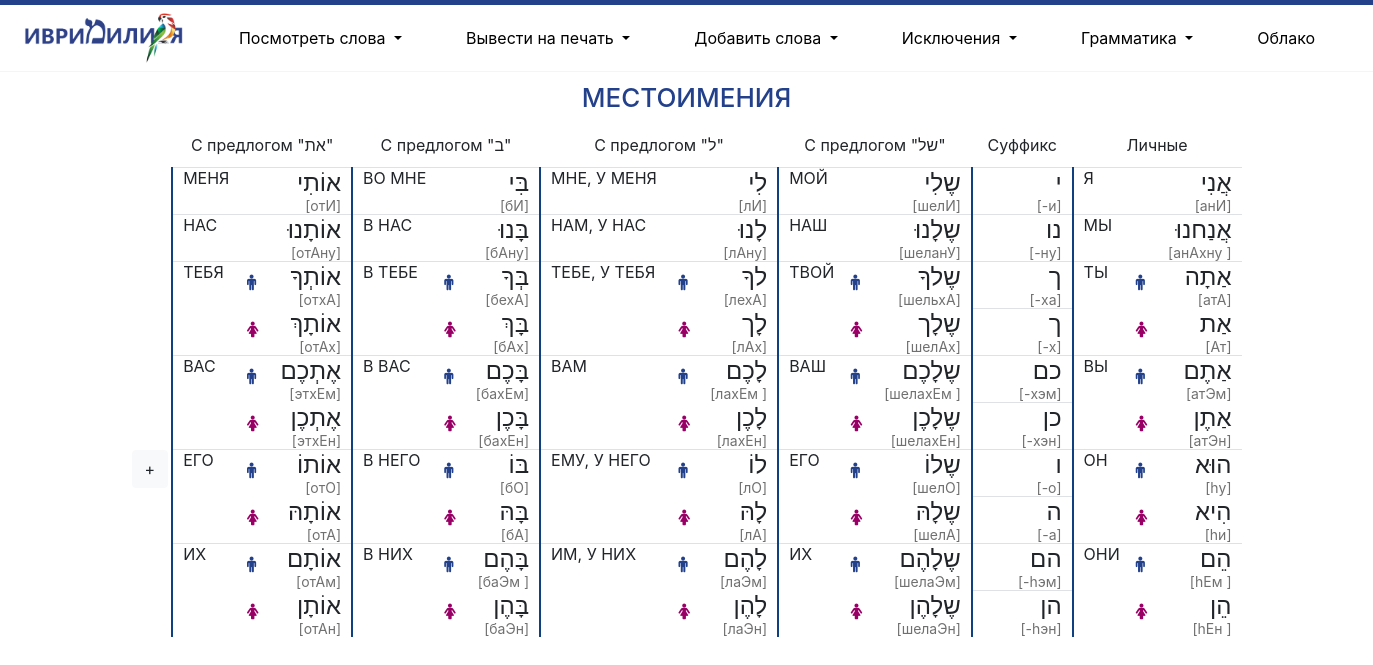
/pronouns/, run on the app's committed database.
### mycards/models.py (models this page shows, shortened)
class FormType(models.Model):
    name = models.CharField(max_length=25, verbose_name='Название')

class WordForm(models.Model):
    time = models.CharField(max_length=20, null=True, blank=True)
    gender = models.CharField(max_length=7, null=True, blank=True)
    number = models.CharField(max_length=13, null=True, blank=True)
    name = models.CharField(max_length=64, verbose_name='Название (для поиска)')
    vocal_name = models.CharField(max_length=64, verbose_name='Название с огласовками')
    exception = models.IntegerField(default=0)
    pronunciation = models.CharField(max_length=64, verbose_name='Произношение')
    translation = models.CharField(max_length=64, verbose_name='Перевод')
    word = models.ForeignKey(Word, on_delete=models.PROTECT, related_name='forms', verbose_name='Основная форма')
    example = models.TextField(null=True, blank=True)
    form_type = models.ForeignKey(FormType, on_delete=models.PROTECT, related_name='words', verbose_name='Тип формы', null=True)
    comment = models.TextField(null=True, blank=True)
    client = models.ManyToManyField(Client, through='ClientWordForm', related_name='words')

### mycards/views.py (the view)
# urls.py: path('pronouns/', views.pronouns, name='pronouns'),
def pronouns(request):
    pronouns = Word.objects.filter(type_id=12).order_by('id')
    pronouns_info = []
    for pronoun in pronouns:
        pronoun_info = dict()
        expressions_info = []
        pronoun_info['id'] = pronoun.pk
        forms_info = []
        for pronoun_form in pronoun.forms.all():
            form = dict()
            form['type'] = pronoun_form.form_type
            form['name'] = pronoun_form.vocal_name
            form['translation'] = pronoun_form.translation
            form['pronunciation'] = pronoun_form.pronunciation
            form['gender'] = pronoun_form.gender
            form['number'] = pronoun_form.number
            forms_info.append(form)
            forms_info = sorted(forms_info, key=lambda form: form['type'].pk, reverse=True)
        pronoun_info['forms'] = forms_info
        for expression in pronoun.expressions.all():
            answers_info = []
            expression_info = dict()
            expression_info['name'] = expression.expression
            expression_info['translation'] = expression.translation
            expression_info['pronunciation'] = expression.pronunciation
            for answer in expression.answers.all():
                answer_info = dict()
                answer_info['name'] = answer.expression
                answer_info['translation'] = answer.translation
                answer_info['pronunciation'] = answer.pronunciation
                answers_info.append(answer)
            expression_info['answers'] = answers_info
            expressions_info.append(expression_info)
        pronoun_info['expressions'] = expressions_info
        pronouns_info.append(pronoun_info)
    return render(request, "mycards/pronouns.html", {'pronouns_info': pronouns_info, 'title': 'МЕСТОИМЕНИЯ',})

### mycards/templates/mycards/pronouns.html (shortened to what this page needs)
{% extends 'mycards/base.html' %}
{% load custom_tags %}
{%  load static %}
{% block container %}
<main class="container">
    <h1 class="text-center">МЕСТОИМЕНИЯ</h1>
    <table class="table">
        <tr>
            <td class="no-border-top"  style="border-top: 0px"></td>
            <td class="text-center" colspan="3" style="border-top: 0px">C предлогом "את"</td>
            <td class="text-center" colspan="3" style="border-top: 0px">C предлогом "ב"</td>
            <td class="text-center" colspan="3" style="border-top: 0px">C предлогом "ל"</td>
            <td class="text-center" colspan="3" style="border-top: 0px">C предлогом "של"</td>
            <td class="text-center" colspan="3" style="border-top: 0px">Cуффикс</td>
            <td class="text-center" colspan="3" style="border-top: 0px">Личные</td>
        </tr>
        {% for word in pronouns_info %}
        <tr>
            <th class = "m-0 p-0 no-border-top" scope="row">
                {% if word.expressions|length > 0%}
                  <a class="btn btn-light" data-toggle="modal" data-target="#{{ word.id }}">
                    +
                  </a>
                {% endif %}
            </th>
            {% for form in word.forms %}
            {% if form.gender == 'женский' %}
            <td class="prons-translation no-border-top color-white">{{ form.translation|upper }}</td>
            <td class="prons-icon no-border-top color-female"><i class="fa fa-female" aria-hidden="true"></i></td>
            <td class="prons-name-general no-border-top"><span class="prons-name">{{ form.name }}</span><br><span  class="prons-pronunciation">[{{ form.pronunciation }}]</span></td>
            {% elif form.gender == 'мужской' %}
            <td class="prons-translation">{{ form.translation|upper }}</td>
            <td class="prons-icon color-male"><i class="fa fa-male" aria-hidden="true"></i></td>
            <td class="prons-name-general"><span  class="prons-name">{{ form.name }}</span><br><span  class="prons-pronunciation">[{{ form.pronunciation }}]</span></td>
            {% else %}
            <td class="prons-translation">{{ form.translation|upper }}</td>
            <td></td>
            <td class="prons-name-general"><span  class="prons-name">{{ form.name }}</span><br><span class="prons-pronunciation">[{{ form.pronunciation }}]</span></td>
            {% endif %}
            {% endfor %}
        </tr>
        {% endfor %}
        </table>
</main>
{% endblock %}

### mycards/static/css/style.css (style rules this page uses)
h1 { font-size: 26px; text-transform: uppercase; color: #23418b; margin-top: 10px; margin-bottom: 10px; padding-bottom: 0px; }
.prons-translation { padding: 0px !important; padding-left: 10px !important; margin: 0px !important; border-left: 2px solid #104080; }
.prons-name-general { padding: 0px !important; padding-right: 10px !important; margin: 0px !important; text-align: right; }
.no-border-top { border-top: 0px !important; }
.prons-name { font-size: 24px; }
.prons-pronunciation { font-size: 14px; color: #707070; }
.color-white { color: white; }
.color-female { color: #990066; }
.color-male { color: #23418b; }

### data on the page
FormType: translation "МЕНЯ", name "אוֹתִי", pronunciation "отИ", translation "НАС", name "אוֹתָנוּ", pronunciation "отАну", translation "ТЕБЯ", name "אוֹתְךָ", pronunciation "отхА", name "אוֹתָךְ", pronunciation "отАх", translation "ВАС", name "אֶתְכֶם", pronunciation "этхЕм", name "אֶתְכֶן", pronunciation "этхЕн", translation "ЕГО", name "אוֹתוֹ", pronunciation "отО", name "אוֹתָהּ", pronunciation "отА", translation "ИХ", name "אוֹתָם", pronunciation "отАм", name "אוֹתָן", pronunciation "отАн"
FormType: translation "ВО МНЕ", name "בִּי", pronunciation "бИ", translation "В НАС", name "בָּנוּ", pronunciation "бАну", translation "В ТЕБЕ", name "בְּךָ", pronunciation "бехА", name "בָּךְ", pronunciation "бАх", translation "В ВАС", name "בָּכֶם", pronunciation "бахЕм", name "בָּכֶן", pronunciation "бахЕн", translation "В НЕГО", name "בּוֹ", pronunciation "бО", name "בָּהּ", pronunciation "бА", translation "В НИХ", name "בָּהֶם", pronunciation "баЭм", name "בָּהֶן", pronunciation "баЭн"
FormType: translation "МНЕ, У МЕНЯ", name "לִי", pronunciation "лИ", translation "НАМ, У НАС", name "לָנוּ", pronunciation "лАну", translation "ТЕБЕ, У ТЕБЯ", name "לךָ", pronunciation "лехА", name "לָך", pronunciation "лАх", translation "ВАМ", name "לָכֶם", pronunciation "лахЕм", name "לָכֶן", pronunciation "лахЕн", translation "ЕМУ, У НЕГО", name "לוֹ", pronunciation "лО", name "לָהּ", pronunciation "лА", translation "ИМ, У НИХ", name "לָהֶם", pronunciation "лаЭм", name "לָהֶן", pronunciation "лаЭн"
FormType: translation "МОЙ", name "שֶלִי", pronunciation "шелИ", translation "НАШ", name "שֶלָנוּ", pronunciation "шеланУ", translation "ТВОЙ", name "שֶלךָ", pronunciation "шельхА", name "שֶלָך", pronunciation "шелАх", translation "ВАШ", name "שֶלָכֶם", pronunciation "шелахЕм", name "שֶלָכֶן", pronunciation "шелахЕн", translation "ЕГО", name "שֶלוֹ", pronunciation "шелО", name "שֶלָהּ", pronunciation "шелА", translation "ИХ", name "שֶלָהֶם", pronunciation "шелаЭм", name "שֶלָהֶן", pronunciation "шелаЭн"
FormType: name "י", pronunciation "-и", name "נו", pronunciation "-ну", name "ך", pronunciation "-ха", pronunciation "-х", name "כם", pronunciation "-хэм", name "כן", pronunciation "-хэн", name "ו", pronunciation "-о", name "ה", pronunciation "-а", name "הם", pronunciation "-hэм", name "הן", pronunciation "-hэн"
FormType: translation "Я", name "אֲנִי", pronunciation "анИ", translation "МЫ", name "אֲנַחנוּ", pronunciation "анАхну", translation "ТЫ", name "אַתָה", pronunciation "атА", name "אַת", pronunciation "Ат", translation "ВЫ", name "אַתֶם", pronunciation "атЭм", name "אַתֶן", pronunciation "атЭн", translation "ОН", name "הוּא", pronunciation "hу", name "הִיא", pronunciation "hи", translation "ОНИ", name "הֵם", pronunciation "hЕм", name "הֵן", pronunciation "hЕн"
